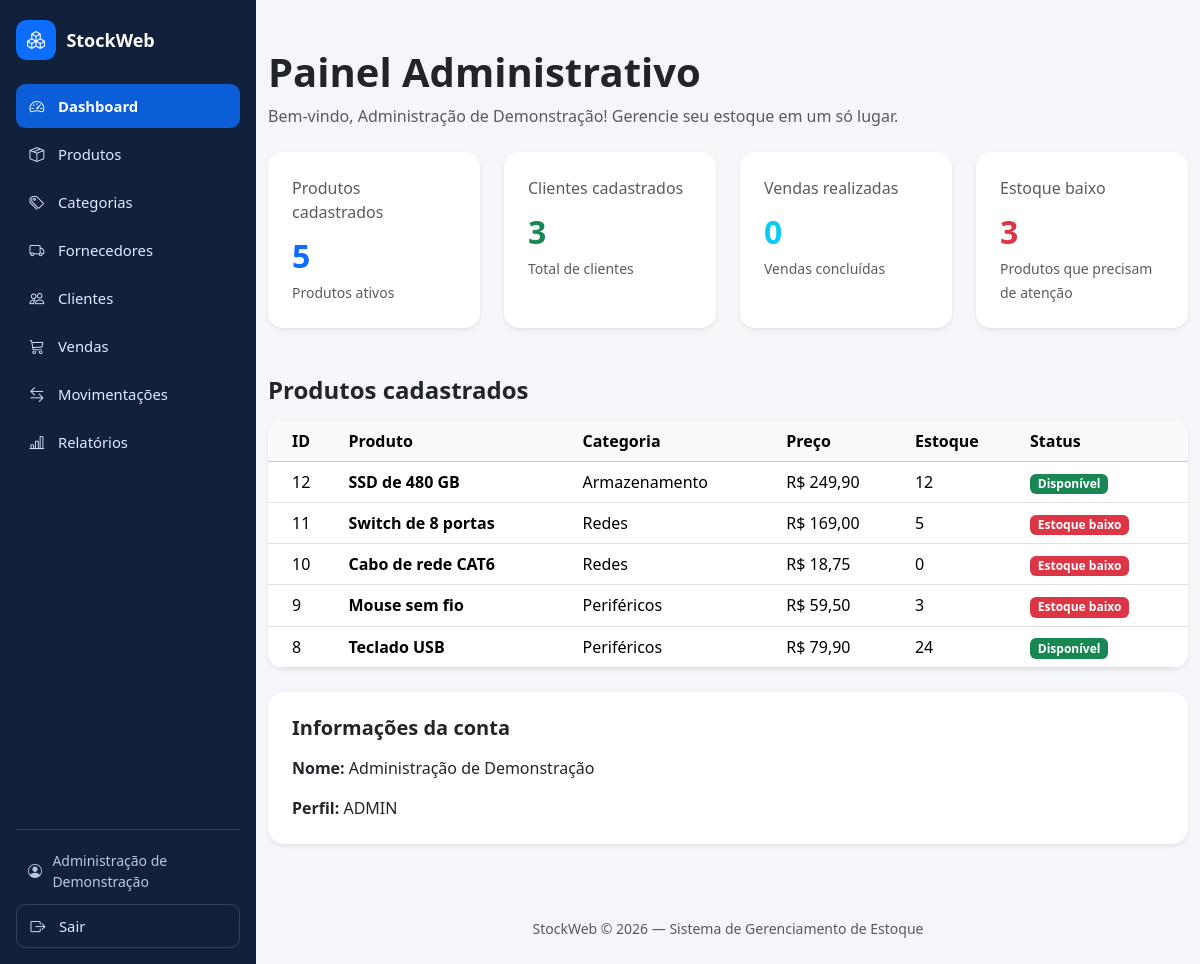
The page /dashboard.php (signed in) on the database its author committed.
### tables this page shows
CREATE TABLE `produtos` (
  `id` int NOT NULL AUTO_INCREMENT,
  `nome` varchar(150) NOT NULL,
  `descricao` text,
  `preco` decimal(10,2) NOT NULL,
  `quantidade` int NOT NULL DEFAULT '0',
  `estoque_minimo` int NOT NULL DEFAULT '5',
  `categoria_id` int NOT NULL,
  `fornecedor_id` int NOT NULL,
  `ativo` tinyint(1) NOT NULL DEFAULT '1',
  PRIMARY KEY (`id`),
  KEY `fk_produto_categoria` (`categoria_id`),
  KEY `fk_produto_fornecedor` (`fornecedor_id`),
  CONSTRAINT `fk_produto_categoria` FOREIGN KEY (`categoria_id`) REFERENCES `categorias` (`id`),
  CONSTRAINT `fk_produto_fornecedor` FOREIGN KEY (`fornecedor_id`) REFERENCES `fornecedores` (`id`),
  CONSTRAINT `chk_produto_preco` CHECK ((`preco` >= 0)),
  CONSTRAINT `chk_produto_quantidade` CHECK ((`quantidade` >= 0))
);

CREATE TABLE `categorias` (
  `id` int NOT NULL AUTO_INCREMENT,
  `nome` varchar(100) NOT NULL,
  `descricao` text,
  PRIMARY KEY (`id`),
  UNIQUE KEY `nome` (`nome`)
);

### public/dashboard.php (the view, shortened to what this page needs)
<?php
$nome = $_SESSION['usuario_nome'] ?? 'Usuário';
$perfil = $_SESSION['usuario_perfil'] ?? 'VENDEDOR';
require_once '/var/www/stockweb/config/database.php';
$totalProdutos = (int) $pdo
    ->query("SELECT COUNT(*) FROM produtos WHERE ativo = 1")
    ->fetchColumn();
$totalClientes = (int) $pdo
    ->query("SELECT COUNT(*) FROM clientes")
    ->fetchColumn();
$totalVendas = (int) $pdo
    ->query("SELECT COUNT(*) FROM vendas WHERE status = 'CONCLUIDA'")
    ->fetchColumn();
$estoqueBaixo = (int) $pdo
    ->query("SELECT COUNT(*) FROM produtos
             WHERE quantidade <= estoque_minimo AND ativo = 1")
    ->fetchColumn();
$produtos = $pdo->query("
    SELECT
        p.id,
        p.nome,
        p.preco,
        p.quantidade,
        p.estoque_minimo,
        c.nome AS categoria
    FROM produtos p
    INNER JOIN categorias c ON c.id = p.categoria_id
    WHERE p.ativo = 1
    ORDER BY p.id DESC
    LIMIT 10
")->fetchAll();
function e($valor) {
    return htmlspecialchars(
        (string) $valor,
        ENT_QUOTES,
        'UTF-8'
    );
}
require_once '/var/www/stockweb/includes/layout.php';
?>
<!DOCTYPE html>
<html lang="pt-BR">
<head>
    <link
        href="https://cdn.jsdelivr.net/npm/bootstrap@5.3.3/dist/css/bootstrap.min.css"
        rel="stylesheet"
    >
    <?php stockwebLayoutEstilos(); ?>
</head>
<body>
    <?php stockwebLayoutAbrir('dashboard'); ?>
    <main class="container py-5">
        <div class="mb-4">
            <h1 class="fw-bold">Painel Administrativo</h1>
            <p class="text-muted">
                Bem-vindo, <?= e($nome) ?>!
                Gerencie seu estoque em um só lugar.
            </p>
        </div>
        <div class="row g-4 mb-5">
            <div class="col-12 col-sm-6 col-lg-3">
                <div class="card dashboard-card shadow-sm h-100">
                    <div class="card-body p-4">
                        <p class="text-muted mb-2">
                            Produtos cadastrados
                        </p>
                        <div class="dashboard-number text-primary">
                            <?= $totalProdutos ?>
                        </div>
                        <small class="text-muted">
                            Produtos ativos
                        </small>
                    </div>
                </div>
            </div>
            <div class="col-12 col-sm-6 col-lg-3">
                <div class="card dashboard-card shadow-sm h-100">
                    <div class="card-body p-4">
                        <p class="text-muted mb-2">
                            Clientes cadastrados
                        </p>
                        <div class="dashboard-number text-success">
                            <?= $totalClientes ?>
                        </div>
                        <small class="text-muted">
                            Total de clientes
                        </small>
                    </div>
                </div>
            </div>
            <div class="col-12 col-sm-6 col-lg-3">
                <div class="card dashboard-card shadow-sm h-100">
                    <div class="card-body p-4">
                        <p class="text-muted mb-2">
                            Vendas realizadas
                        </p>
                        <div class="dashboard-number text-info">
                            <?= $totalVendas ?>
                        </div>
                        <small class="text-muted">
                            Vendas concluídas
                        </small>
                    </div>
                </div>
            </div>
            <div class="col-12 col-sm-6 col-lg-3">
                <div class="card dashboard-card shadow-sm h-100">
                    <div class="card-body p-4">
                        <p class="text-muted mb-2">
                            Estoque baixo
                        </p>
                        <div class="dashboard-number text-danger">
                            <?= $estoqueBaixo ?>
                        </div>
                        <small class="text-muted">
                            Produtos que precisam de atenção
                        </small>
                    </div>
                </div>
            </div>
        </div>
        <div class="d-flex justify-content-between align-items-center mb-3">
            <h2 class="section-title h4 mb-0">
                Produtos cadastrados
            </h2>
        </div>
        <div class="card table-card shadow-sm">
            <div class="card-body p-0">
                <div class="table-responsive">
                    <table class="table table-hover align-middle mb-0">
                        <thead class="table-light">
                            <tr>
                                <th class="ps-4">ID</th>
                                <th>Produto</th>
                                <th>Categoria</th>
                                <th>Preço</th>
                                <th>Estoque</th>
                                <th>Status</th>
                            </tr>
                        </thead>
                        <tbody>
                            <?php if (empty($produtos)): ?>
                                <tr>
                                    <td colspan="6" class="text-center py-4">
                                        Nenhum produto cadastrado.
                                    </td>
                                </tr>
                            <?php else: ?>
                                <?php foreach ($produtos as $produto): ?>
                                    <?php
                                        $baixo = $produto['quantidade']
                                            <= $produto['estoque_minimo'];
                                    ?>
                                    <tr>
                                        <td class="ps-4">
                                            <?= (int) $produto['id'] ?>
                                        </td>
                                        <td class="fw-semibold">
                                            <?= e($produto['nome']) ?>
                                        </td>
                                        <td>
                                            <?= e($produto['categoria']) ?>
                                        </td>
                                        <td>
                                            R$ <?= number_format(
                                                (float) $produto['preco'],
                                                2,
                                                ',',
                                                '.'
                                            ) ?>
                                        </td>
                                        <td>
                                            <?= (int) $produto['quantidade'] ?>
                                        </td>
                                        <td>
                                            <?php if ($baixo): ?>
                                                <span class="badge bg-danger">
                                                    Estoque baixo
                                                </span>
                                            <?php else: ?>
                                                <span class="badge bg-success">
                                                    Disponível
                                                </span>
                                            <?php endif; ?>
                                        </td>
                                    </tr>
                                <?php endforeach; ?>
                            <?php endif; ?>
                        </tbody>
                    </table>
                </div>
            </div>
        </div>
        <div class="card border-0 shadow-sm rounded-4 mt-4">
            <div class="card-body p-4">
                <h2 class="h5 fw-bold mb-3">
                    Informações da conta
                </h2>
                <p>
                    <strong>Nome:</strong>
                    <?= e($nome) ?>
                </p>
                <p class="mb-0">
                    <strong>Perfil:</strong>
                    <?= e($perfil) ?>
                </p>
            </div>
        </div>
    </main>
    <footer class="text-center text-muted py-4">
        <small>
            StockWeb © 2026 — Sistema de Gerenciamento de Estoque
        </small>
    </footer>
    <?php stockwebLayoutFechar(); ?>
</body>
</html>

### includes/layout.php (shortened to what this page needs)
<?php
require_once __DIR__ . '/sidebar.php';
function stockwebLayoutEstilos() {
    ?>
    <link href="https://cdn.jsdelivr.net/npm/bootstrap-icons@1.13.1/font/bootstrap-icons.min.css" rel="stylesheet">
    <link href="assets/css/sidebar.css" rel="stylesheet">
    <?php
}
function stockwebLayoutAbrir($moduloAtivo) {
    ?>
    <?php
    stockwebSidebar($moduloAtivo);
    ?>
    <div class="stockweb-content">
    <?php
}
function stockwebLayoutFechar() {
    ?>
    </div>
    <?php
}

### includes/sidebar.php (shortened to what this page needs)
<?php
function stockwebSidebar($moduloAtivo) {
    $itens = [
        ['dashboard', 'Dashboard', 'speedometer2', 'dashboard.php'],
        ['produtos', 'Produtos', 'box-seam', 'produtos.php'],
        ['categorias', 'Categorias', 'tags', 'categorias.php'],
        ['fornecedores', 'Fornecedores', 'truck', 'fornecedores.php'],
        ['clientes', 'Clientes', 'people', 'clientes.php'],
        ['vendas', 'Vendas', 'cart3', 'vendas.php'],
        ['movimentacoes', 'Movimentações', 'arrow-left-right', 'movimentacoes.php'],
        ['relatorios', 'Relatórios', 'bar-chart-line', 'relatorios.php'],
    ];
    $nomeUsuario = htmlspecialchars(
        (string) ($_SESSION['usuario_nome'] ?? 'Usuário'),
        ENT_QUOTES | ENT_SUBSTITUTE,
        'UTF-8'
    );
    ?>
    <aside class="offcanvas-lg offcanvas-start stockweb-sidebar" tabindex="-1"
           id="stockweb-sidebar" aria-labelledby="stockweb-sidebar-title">
        <div class="stockweb-sidebar-inner">
            <div class="stockweb-sidebar-header">
                <a class="stockweb-brand" id="stockweb-sidebar-title" href="dashboard.php">
                    <span class="stockweb-brand-icon"><i class="bi bi-boxes" aria-hidden="true"></i></span>
                    StockWeb
                </a>
            </div>
            <nav class="stockweb-sidebar-nav" aria-label="Navegação principal">
                <?php foreach ($itens as [$modulo, $rotulo, $icone, $pagina]): ?>
                    <?php if (is_file(dirname(__DIR__) . '/public/' . $pagina)): ?>
                        <a class="stockweb-nav-item<?= $modulo === $moduloAtivo ? ' active' : '' ?>"
                           href="<?= $pagina ?>"<?= $modulo === $moduloAtivo ? ' aria-current="page"' : '' ?>>
                            <i class="bi bi-<?= $icone ?>" aria-hidden="true"></i>
                            <?= $rotulo ?>
                        </a>
                    <?php endif; ?>
                <?php endforeach; ?>
            </nav>
            <div class="stockweb-sidebar-footer">
                <div class="stockweb-sidebar-user">
                    <i class="bi bi-person-circle" aria-hidden="true"></i>
                    <span><?= $nomeUsuario ?></span>
                </div>
                <a class="stockweb-nav-item stockweb-logout" href="logout.php">
                    <i class="bi bi-box-arrow-right" aria-hidden="true"></i>
                    Sair
                </a>
            </div>
        </div>
    </aside>
    <?php
}

### public/assets/css/sidebar.css (style rules this page uses)
:root { --stockweb-sidebar-width: 16rem; --stockweb-sidebar-bg: #11213c; --stockweb-sidebar-border: #31435f; --stockweb-sidebar-accent: #0d6efd; }
.stockweb-sidebar { --bs-offcanvas-width: min(var(--stockweb-sidebar-width), 88vw); --bs-offcanvas-bg: var(--stockweb-sidebar-bg); color: #eef4ff; }
.stockweb-sidebar-inner { display: flex; flex-direction: column; gap: 1.5rem; width: 100%; min-height: 0; height: 100%; padding: 1.25rem 1rem max(1rem, env(safe-area-inset-bottom)); overflow-y: auto; background: var(--stockweb-sidebar-bg); }
.stockweb-sidebar-header, .stockweb-mobile-header { display: flex; align-items: center; justify-content: space-between; gap: .5rem; }
.stockweb-brand { display: inline-flex; align-items: center; gap: .65rem; color: #fff; font-size: 1.125rem; font-weight: 700; text-decoration: none; }
.stockweb-brand-icon, .stockweb-menu-button { display: grid; place-items: center; width: 2.5rem; height: 2.5rem; flex-shrink: 0; border-radius: .65rem; }
.stockweb-brand-icon { color: #fff; background: var(--stockweb-sidebar-accent); }
.stockweb-sidebar-nav { display: grid; gap: .25rem; }
.stockweb-nav-item { display: flex; align-items: center; gap: .75rem; min-height: 2.75rem; padding: .55rem .75rem; border-radius: .6rem; color: #e0eaff; font-size: .925rem; font-weight: 500; text-decoration: none; }
.stockweb-nav-item > .bi { width: 1.125rem; flex: 0 0 1.125rem; text-align: center; }
a.stockweb-nav-item.active { color: #fff; background: #0b5ed7; font-weight: 600; }
.stockweb-sidebar-footer { margin-top: auto; padding-top: .875rem; border-top: 1px solid var(--stockweb-sidebar-border); }
.stockweb-sidebar-user { display: flex; align-items: center; gap: .65rem; padding: .35rem .75rem .75rem; color: #b7c8e2; font-size: .875rem; overflow-wrap: anywhere; }
.stockweb-nav-item.stockweb-logout { border: 1px solid var(--stockweb-sidebar-border); }
.stockweb-sidebar :is(a, button):focus-visible, .stockweb-mobile-header :is(a, button):focus-visible { outline: 2px solid #a8d0ff; outline-offset: 2px; }
@media (min-width: 992px) { .stockweb-sidebar-inner { position: fixed; inset: 0 auto 0 0; z-index: 1020; width: var(--stockweb-sidebar-width); } }
@media (min-width: 992px) { .stockweb-content { margin-inline-start: var(--stockweb-sidebar-width); } }

### public/dashboard.php (style rules this page uses)
body { background-color: #f4f6fa; }
.dashboard-card { border: none; border-radius: 15px; transition: transform 0.2s; }
.dashboard-number { font-size: 2rem; font-weight: 700; }
.section-title { font-weight: 700; margin-bottom: 20px; }
.table-card { border: none; border-radius: 15px; overflow: hidden; }

### rows shown on the page
produtos: id "12", nome "SSD de 480 GB", categoria.nome "Armazenamento", preco "249,90", quantidade "12", estoque_minimo "Disponível"
produtos: id "11", nome "Switch de 8 portas", categoria.nome "Redes", preco "169,00", quantidade "5", estoque_minimo "Estoque baixo"
produtos: id "10", nome "Cabo de rede CAT6", categoria.nome "Redes", preco "18,75", quantidade "0", estoque_minimo "Estoque baixo"
produtos: id "9", nome "Mouse sem fio", categoria.nome "Periféricos", preco "59,50", quantidade "3", estoque_minimo "Estoque baixo"
produtos: id "8", nome "Teclado USB", categoria.nome "Periféricos", preco "79,90", quantidade "24", estoque_minimo "Disponível"

### other values the page prints
$rotulo "Dashboard"
$rotulo "Produtos"
$rotulo "Categorias"
$rotulo "Fornecedores"
$rotulo "Clientes"
$rotulo "Vendas"
$rotulo "Movimentações"
$rotulo "Relatórios"
$nomeUsuario "Administração de Demonstração"
$nome "Administração de Demonstração"
$totalProdutos "5"
$totalClientes "3"
$totalVendas "0"
$estoqueBaixo "3"
$perfil "ADMIN"
